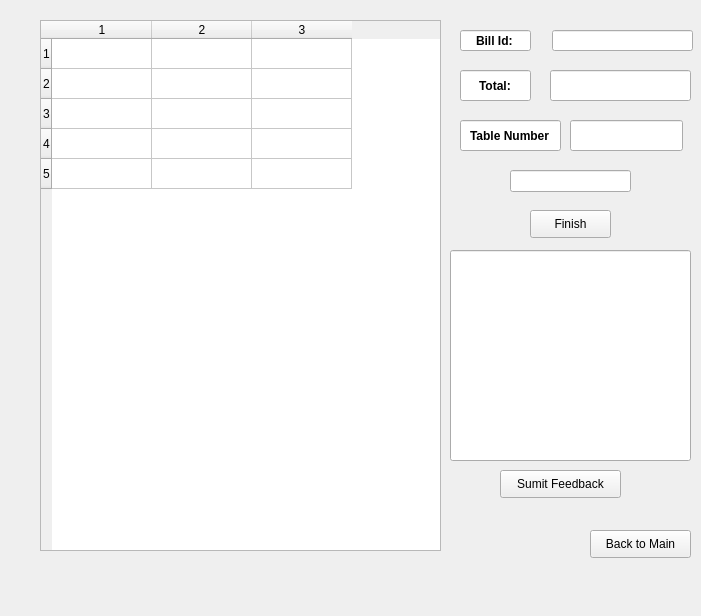
<?xml version="1.0" encoding="UTF-8"?>
<ui version="4.0">
 <class>BillWindow</class>
 <widget class="QMainWindow" name="BillWindow">
  <property name="geometry">
   <rect>
    <x>0</x>
    <y>0</y>
    <width>701</width>
    <height>616</height>
   </rect>
  </property>
  <property name="font">
   <font>
    <weight>50</weight>
    <bold>false</bold>
   </font>
  </property>
  <property name="windowTitle">
   <string>BillWindow</string>
  </property>
  <property name="autoFillBackground">
   <bool>false</bool>
  </property>
  <widget class="QWidget" name="centralwidget">
   <widget class="QTableWidget" name="tableBill">
    <property name="geometry">
     <rect>
      <x>40</x>
      <y>20</y>
      <width>401</width>
      <height>531</height>
     </rect>
    </property>
    <property name="rowCount">
     <number>5</number>
    </property>
    <property name="columnCount">
     <number>3</number>
    </property>
    <row/>
    <row/>
    <row/>
    <row/>
    <row/>
    <column/>
    <column/>
    <column/>
   </widget>
   <widget class="QLineEdit" name="bill_id">
    <property name="geometry">
     <rect>
      <x>552</x>
      <y>30</y>
      <width>141</width>
      <height>21</height>
     </rect>
    </property>
   </widget>
   <widget class="QLineEdit" name="bill_name">
    <property name="geometry">
     <rect>
      <x>460</x>
      <y>30</y>
      <width>71</width>
      <height>21</height>
     </rect>
    </property>
    <property name="font">
     <font>
      <weight>75</weight>
      <bold>true</bold>
     </font>
    </property>
    <property name="text">
     <string>Bill Id:</string>
    </property>
    <property name="alignment">
     <set>Qt::AlignCenter</set>
    </property>
    <property name="readOnly">
     <bool>true</bool>
    </property>
   </widget>
   <widget class="QLineEdit" name="Total_text">
    <property name="geometry">
     <rect>
      <x>460</x>
      <y>70</y>
      <width>71</width>
      <height>31</height>
     </rect>
    </property>
    <property name="font">
     <font>
      <weight>75</weight>
      <bold>true</bold>
     </font>
    </property>
    <property name="text">
     <string>Total:</string>
    </property>
    <property name="alignment">
     <set>Qt::AlignCenter</set>
    </property>
    <property name="readOnly">
     <bool>true</bool>
    </property>
   </widget>
   <widget class="QLineEdit" name="total">
    <property name="geometry">
     <rect>
      <x>550</x>
      <y>70</y>
      <width>141</width>
      <height>31</height>
     </rect>
    </property>
   </widget>
   <widget class="QPushButton" name="finish">
    <property name="geometry">
     <rect>
      <x>530</x>
      <y>210</y>
      <width>81</width>
      <height>28</height>
     </rect>
    </property>
    <property name="text">
     <string>Finish</string>
    </property>
   </widget>
   <widget class="QLineEdit" name="notice">
    <property name="geometry">
     <rect>
      <x>510</x>
      <y>170</y>
      <width>121</width>
      <height>22</height>
     </rect>
    </property>
   </widget>
   <widget class="QPushButton" name="back">
    <property name="geometry">
     <rect>
      <x>590</x>
      <y>530</y>
      <width>101</width>
      <height>28</height>
     </rect>
    </property>
    <property name="text">
     <string>Back to Main</string>
    </property>
   </widget>
   <widget class="QLineEdit" name="feedBackBox">
    <property name="geometry">
     <rect>
      <x>450</x>
      <y>250</y>
      <width>241</width>
      <height>211</height>
     </rect>
    </property>
    <property name="alignment">
     <set>Qt::AlignLeading|Qt::AlignLeft|Qt::AlignTop</set>
    </property>
   </widget>
   <widget class="QPushButton" name="sumitFeedback">
    <property name="geometry">
     <rect>
      <x>500</x>
      <y>470</y>
      <width>121</width>
      <height>28</height>
     </rect>
    </property>
    <property name="text">
     <string>Sumit Feedback</string>
    </property>
   </widget>
   <widget class="QLineEdit" name="TableText">
    <property name="geometry">
     <rect>
      <x>460</x>
      <y>120</y>
      <width>101</width>
      <height>31</height>
     </rect>
    </property>
    <property name="font">
     <font>
      <weight>75</weight>
      <bold>true</bold>
     </font>
    </property>
    <property name="text">
     <string>Table Number</string>
    </property>
    <property name="alignment">
     <set>Qt::AlignCenter</set>
    </property>
    <property name="readOnly">
     <bool>true</bool>
    </property>
   </widget>
   <widget class="QLineEdit" name="tableInput">
    <property name="geometry">
     <rect>
      <x>570</x>
      <y>120</y>
      <width>113</width>
      <height>31</height>
     </rect>
    </property>
   </widget>
  </widget>
 </widget>
 <resources/>
 <connections/>
</ui>
